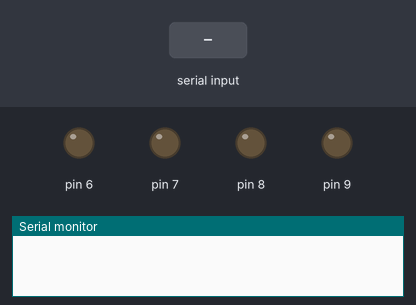
The sketch below on a simulated Arduino Uno, built with avr-gcc and run on an emulated ATmega328P. On the bench: output pins drawn as LEDs (lit = HIGH), the last lines printed to the serial monitor. The test bench sets the inputs (shaded band).

Above: at 1.2 s.
1.3 s: "F" received over Serial
At 2.5 s:
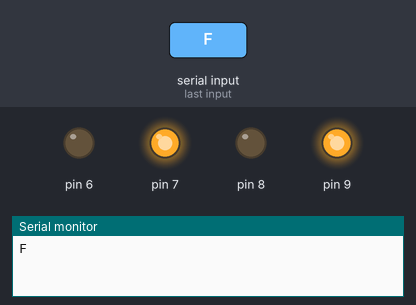
2.9 s: "B" received over Serial
At 3.7 s:
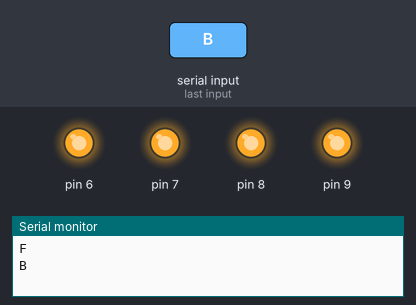
Timing chart, 0 to 5.9 s (numbered marks = the images above; inputs shaded):
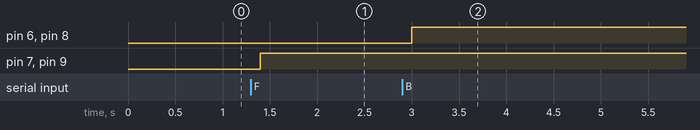

The sketch:

code_for_simple_moving_robot.ino
```cpp
char t;

void setup() {
pinMode(9,OUTPUT);
pinMode(8,OUTPUT);
pinMode(7,OUTPUT);
pinMode(6,OUTPUT);
Serial.begin(9600);

}

void loop() {
if(Serial.available()){
  t = Serial.read();
  Serial.println(t);
}

if(t == 'F'){            //move forward(all motors rotate in forward direction)
  digitalWrite(9,HIGH);
  digitalWrite(7,HIGH);
}

else if(t == 'B'){      //move reverse (all motors rotate in reverse direction)
  digitalWrite(8,HIGH);
  digitalWrite(6,HIGH);
}

else if(t == 'L'){      //turn right (left side motors rotate in forward direction, right side motors doesn't rotate)
  digitalWrite(7,HIGH);
}

else if(t == 'R'){      //turn left (right side motors rotate in forward direction, left side motors doesn't rotate)
  digitalWrite(9,HIGH);
}

else if(t == 'S'){      //STOP (all motors stop)
  digitalWrite(9,LOW);
  digitalWrite(8,LOW);
  digitalWrite(7,LOW);
  digitalWrite(6,LOW);
}
delay(100);
}
```

Measured:
- after the input at 1.3 s, pin 7, pin 9: LOW → HIGH after 0.10 s
- after the input at 2.9 s, pin 6, pin 8: LOW → HIGH after 0.10 s
